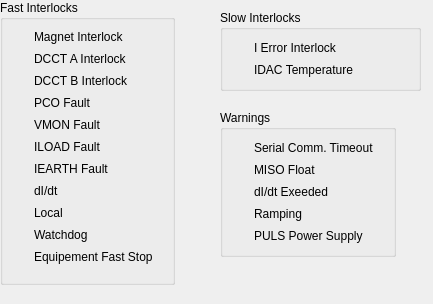
<?xml version="1.0" encoding="UTF-8"?>
<ui version="4.0">
 <class>DPC_FAULTS_WINDOW</class>
 <widget class="QDialog" name="DPC_FAULTS_WINDOW">
  <property name="geometry">
   <rect>
    <x>0</x>
    <y>0</y>
    <width>433</width>
    <height>304</height>
   </rect>
  </property>
  <property name="windowTitle">
   <string>DPC Faults</string>
  </property>
  <widget class="QGroupBox" name="groupBox">
   <property name="enabled">
    <bool>true</bool>
   </property>
   <property name="geometry">
    <rect>
     <x>0</x>
     <y>0</y>
     <width>175</width>
     <height>285</height>
    </rect>
   </property>
   <property name="title">
    <string>Fast Interlocks</string>
   </property>
   <property name="flat">
    <bool>false</bool>
   </property>
   <layout class="QHBoxLayout" name="horizontalLayout">
    <item>
     <layout class="QGridLayout" name="gridLayout">
      <property name="verticalSpacing">
       <number>6</number>
      </property>
      <item row="3" column="0">
       <widget class="QLabel" name="lblPCOInterlockLED">
        <property name="maximumSize">
         <size>
          <width>16</width>
          <height>16</height>
         </size>
        </property>
        <property name="text">
         <string/>
        </property>
        <property name="pixmap">
         <pixmap resource="../resources.qrc">:/resources/images/red-off.png</pixmap>
        </property>
        <property name="scaledContents">
         <bool>true</bool>
        </property>
       </widget>
      </item>
      <item row="7" column="1">
       <widget class="QLabel" name="label_7">
        <property name="enabled">
         <bool>true</bool>
        </property>
        <property name="sizeIncrement">
         <size>
          <width>1</width>
          <height>1</height>
         </size>
        </property>
        <property name="text">
         <string>dI/dt</string>
        </property>
       </widget>
      </item>
      <item row="7" column="0">
       <widget class="QLabel" name="lbldIdtInterlockLED">
        <property name="maximumSize">
         <size>
          <width>16</width>
          <height>16</height>
         </size>
        </property>
        <property name="text">
         <string/>
        </property>
        <property name="pixmap">
         <pixmap resource="../resources.qrc">:/resources/images/red-off.png</pixmap>
        </property>
        <property name="scaledContents">
         <bool>true</bool>
        </property>
       </widget>
      </item>
      <item row="4" column="0">
       <widget class="QLabel" name="lblVMONInterlockLED">
        <property name="maximumSize">
         <size>
          <width>16</width>
          <height>16</height>
         </size>
        </property>
        <property name="text">
         <string/>
        </property>
        <property name="pixmap">
         <pixmap resource="../resources.qrc">:/resources/images/red-off.png</pixmap>
        </property>
        <property name="scaledContents">
         <bool>true</bool>
        </property>
       </widget>
      </item>
      <item row="3" column="1">
       <widget class="QLabel" name="label_3">
        <property name="enabled">
         <bool>true</bool>
        </property>
        <property name="sizeIncrement">
         <size>
          <width>1</width>
          <height>1</height>
         </size>
        </property>
        <property name="text">
         <string>PCO Fault</string>
        </property>
       </widget>
      </item>
      <item row="6" column="0">
       <widget class="QLabel" name="lblIEARTHInterlockLED">
        <property name="maximumSize">
         <size>
          <width>16</width>
          <height>16</height>
         </size>
        </property>
        <property name="text">
         <string/>
        </property>
        <property name="pixmap">
         <pixmap resource="../resources.qrc">:/resources/images/red-off.png</pixmap>
        </property>
        <property name="scaledContents">
         <bool>true</bool>
        </property>
       </widget>
      </item>
      <item row="6" column="1">
       <widget class="QLabel" name="label_6">
        <property name="enabled">
         <bool>true</bool>
        </property>
        <property name="sizeIncrement">
         <size>
          <width>1</width>
          <height>1</height>
         </size>
        </property>
        <property name="text">
         <string>IEARTH Fault</string>
        </property>
       </widget>
      </item>
      <item row="4" column="1">
       <widget class="QLabel" name="label_4">
        <property name="enabled">
         <bool>true</bool>
        </property>
        <property name="sizeIncrement">
         <size>
          <width>1</width>
          <height>1</height>
         </size>
        </property>
        <property name="text">
         <string>VMON Fault</string>
        </property>
       </widget>
      </item>
      <item row="5" column="1">
       <widget class="QLabel" name="label_5">
        <property name="enabled">
         <bool>true</bool>
        </property>
        <property name="sizeIncrement">
         <size>
          <width>1</width>
          <height>1</height>
         </size>
        </property>
        <property name="text">
         <string>ILOAD Fault</string>
        </property>
       </widget>
      </item>
      <item row="5" column="0">
       <widget class="QLabel" name="lblILOADInterlockLED">
        <property name="maximumSize">
         <size>
          <width>16</width>
          <height>16</height>
         </size>
        </property>
        <property name="text">
         <string/>
        </property>
        <property name="pixmap">
         <pixmap resource="../resources.qrc">:/resources/images/red-off.png</pixmap>
        </property>
        <property name="scaledContents">
         <bool>true</bool>
        </property>
       </widget>
      </item>
      <item row="0" column="1">
       <widget class="QLabel" name="label_8">
        <property name="enabled">
         <bool>true</bool>
        </property>
        <property name="sizeIncrement">
         <size>
          <width>1</width>
          <height>1</height>
         </size>
        </property>
        <property name="text">
         <string>Magnet Interlock</string>
        </property>
       </widget>
      </item>
      <item row="0" column="0">
       <widget class="QLabel" name="lblMAGNETInterlockLED">
        <property name="maximumSize">
         <size>
          <width>16</width>
          <height>16</height>
         </size>
        </property>
        <property name="text">
         <string/>
        </property>
        <property name="pixmap">
         <pixmap resource="../resources.qrc">:/resources/images/red-off.png</pixmap>
        </property>
        <property name="scaledContents">
         <bool>true</bool>
        </property>
       </widget>
      </item>
      <item row="1" column="1">
       <widget class="QLabel" name="label_2">
        <property name="enabled">
         <bool>true</bool>
        </property>
        <property name="sizeIncrement">
         <size>
          <width>1</width>
          <height>1</height>
         </size>
        </property>
        <property name="text">
         <string>DCCT A Interlock</string>
        </property>
       </widget>
      </item>
      <item row="1" column="0">
       <widget class="QLabel" name="lblDCCTAInterlockLED">
        <property name="maximumSize">
         <size>
          <width>16</width>
          <height>16</height>
         </size>
        </property>
        <property name="text">
         <string/>
        </property>
        <property name="pixmap">
         <pixmap resource="../resources.qrc">:/resources/images/red-off.png</pixmap>
        </property>
        <property name="scaledContents">
         <bool>true</bool>
        </property>
       </widget>
      </item>
      <item row="2" column="1">
       <widget class="QLabel" name="label_9">
        <property name="enabled">
         <bool>true</bool>
        </property>
        <property name="sizeIncrement">
         <size>
          <width>1</width>
          <height>1</height>
         </size>
        </property>
        <property name="text">
         <string>DCCT B Interlock</string>
        </property>
       </widget>
      </item>
      <item row="2" column="0">
       <widget class="QLabel" name="lblDCCTBInterlockLED">
        <property name="maximumSize">
         <size>
          <width>16</width>
          <height>16</height>
         </size>
        </property>
        <property name="text">
         <string/>
        </property>
        <property name="pixmap">
         <pixmap resource="../resources.qrc">:/resources/images/red-off.png</pixmap>
        </property>
        <property name="scaledContents">
         <bool>true</bool>
        </property>
       </widget>
      </item>
      <item row="8" column="1">
       <widget class="QLabel" name="label_14">
        <property name="enabled">
         <bool>true</bool>
        </property>
        <property name="sizeIncrement">
         <size>
          <width>1</width>
          <height>1</height>
         </size>
        </property>
        <property name="text">
         <string>Local</string>
        </property>
       </widget>
      </item>
      <item row="8" column="0">
       <widget class="QLabel" name="lblLOCALInterlockLED">
        <property name="maximumSize">
         <size>
          <width>16</width>
          <height>16</height>
         </size>
        </property>
        <property name="text">
         <string/>
        </property>
        <property name="pixmap">
         <pixmap resource="../resources.qrc">:/resources/images/red-off.png</pixmap>
        </property>
        <property name="scaledContents">
         <bool>true</bool>
        </property>
       </widget>
      </item>
      <item row="9" column="1">
       <widget class="QLabel" name="label_15">
        <property name="enabled">
         <bool>true</bool>
        </property>
        <property name="sizeIncrement">
         <size>
          <width>1</width>
          <height>1</height>
         </size>
        </property>
        <property name="text">
         <string>Watchdog</string>
        </property>
       </widget>
      </item>
      <item row="9" column="0">
       <widget class="QLabel" name="lblWATCHDOGInterlockLED">
        <property name="maximumSize">
         <size>
          <width>16</width>
          <height>16</height>
         </size>
        </property>
        <property name="text">
         <string/>
        </property>
        <property name="pixmap">
         <pixmap resource="../resources.qrc">:/resources/images/red-off.png</pixmap>
        </property>
        <property name="scaledContents">
         <bool>true</bool>
        </property>
       </widget>
      </item>
      <item row="10" column="1">
       <widget class="QLabel" name="label_16">
        <property name="enabled">
         <bool>true</bool>
        </property>
        <property name="sizeIncrement">
         <size>
          <width>1</width>
          <height>1</height>
         </size>
        </property>
        <property name="text">
         <string>Equipement Fast Stop</string>
        </property>
       </widget>
      </item>
      <item row="10" column="0">
       <widget class="QLabel" name="lblESTOPInterlockLED">
        <property name="maximumSize">
         <size>
          <width>16</width>
          <height>16</height>
         </size>
        </property>
        <property name="text">
         <string/>
        </property>
        <property name="pixmap">
         <pixmap resource="../resources.qrc">:/resources/images/red-off.png</pixmap>
        </property>
        <property name="scaledContents">
         <bool>true</bool>
        </property>
       </widget>
      </item>
     </layout>
    </item>
   </layout>
  </widget>
  <widget class="QGroupBox" name="groupBox_2">
   <property name="geometry">
    <rect>
     <x>220</x>
     <y>10</y>
     <width>201</width>
     <height>81</height>
    </rect>
   </property>
   <property name="title">
    <string>Slow Interlocks</string>
   </property>
   <layout class="QVBoxLayout" name="verticalLayout">
    <item>
     <layout class="QGridLayout" name="gridLayout_2">
      <item row="1" column="0">
       <widget class="QLabel" name="lblTEMPERATUREInterlockLED">
        <property name="maximumSize">
         <size>
          <width>16</width>
          <height>16</height>
         </size>
        </property>
        <property name="text">
         <string/>
        </property>
        <property name="pixmap">
         <pixmap resource="../resources.qrc">:/resources/images/red-off.png</pixmap>
        </property>
        <property name="scaledContents">
         <bool>true</bool>
        </property>
       </widget>
      </item>
      <item row="0" column="0">
       <widget class="QLabel" name="lblERRORInterlockLED">
        <property name="maximumSize">
         <size>
          <width>16</width>
          <height>16</height>
         </size>
        </property>
        <property name="text">
         <string/>
        </property>
        <property name="pixmap">
         <pixmap resource="../resources.qrc">:/resources/images/red-off.png</pixmap>
        </property>
        <property name="scaledContents">
         <bool>true</bool>
        </property>
       </widget>
      </item>
      <item row="0" column="1">
       <widget class="QLabel" name="label_10">
        <property name="enabled">
         <bool>true</bool>
        </property>
        <property name="sizeIncrement">
         <size>
          <width>1</width>
          <height>1</height>
         </size>
        </property>
        <property name="text">
         <string>I Error Interlock</string>
        </property>
       </widget>
      </item>
      <item row="1" column="1">
       <widget class="QLabel" name="label_11">
        <property name="enabled">
         <bool>true</bool>
        </property>
        <property name="sizeIncrement">
         <size>
          <width>1</width>
          <height>1</height>
         </size>
        </property>
        <property name="text">
         <string>IDAC Temperature</string>
        </property>
       </widget>
      </item>
     </layout>
    </item>
   </layout>
  </widget>
  <widget class="QGroupBox" name="groupBox_3">
   <property name="geometry">
    <rect>
     <x>220</x>
     <y>110</y>
     <width>176</width>
     <height>147</height>
    </rect>
   </property>
   <property name="title">
    <string>Warnings</string>
   </property>
   <layout class="QVBoxLayout" name="verticalLayout_2">
    <item>
     <layout class="QGridLayout" name="gridLayout_3">
      <item row="2" column="0">
       <widget class="QLabel" name="lbldIdtWarningLED">
        <property name="maximumSize">
         <size>
          <width>16</width>
          <height>16</height>
         </size>
        </property>
        <property name="text">
         <string/>
        </property>
        <property name="pixmap">
         <pixmap resource="../resources.qrc">:/resources/images/red-off.png</pixmap>
        </property>
        <property name="scaledContents">
         <bool>true</bool>
        </property>
       </widget>
      </item>
      <item row="1" column="0">
       <widget class="QLabel" name="lblMISOFLOATWarningLED">
        <property name="maximumSize">
         <size>
          <width>16</width>
          <height>16</height>
         </size>
        </property>
        <property name="text">
         <string/>
        </property>
        <property name="pixmap">
         <pixmap resource="../resources.qrc">:/resources/images/red-off.png</pixmap>
        </property>
        <property name="scaledContents">
         <bool>true</bool>
        </property>
       </widget>
      </item>
      <item row="2" column="1">
       <widget class="QLabel" name="label_13">
        <property name="enabled">
         <bool>true</bool>
        </property>
        <property name="sizeIncrement">
         <size>
          <width>1</width>
          <height>1</height>
         </size>
        </property>
        <property name="text">
         <string>dI/dt Exeeded</string>
        </property>
       </widget>
      </item>
      <item row="0" column="0">
       <widget class="QLabel" name="lblTTYTimeOutWarningLED">
        <property name="maximumSize">
         <size>
          <width>16</width>
          <height>16</height>
         </size>
        </property>
        <property name="text">
         <string/>
        </property>
        <property name="pixmap">
         <pixmap resource="../resources.qrc">:/resources/images/red-off.png</pixmap>
        </property>
        <property name="scaledContents">
         <bool>true</bool>
        </property>
       </widget>
      </item>
      <item row="0" column="1">
       <widget class="QLabel" name="label_12">
        <property name="enabled">
         <bool>true</bool>
        </property>
        <property name="sizeIncrement">
         <size>
          <width>1</width>
          <height>1</height>
         </size>
        </property>
        <property name="text">
         <string>Serial Comm. Timeout</string>
        </property>
       </widget>
      </item>
      <item row="1" column="1">
       <widget class="QLabel" name="label_17">
        <property name="enabled">
         <bool>true</bool>
        </property>
        <property name="sizeIncrement">
         <size>
          <width>1</width>
          <height>1</height>
         </size>
        </property>
        <property name="text">
         <string>MISO Float</string>
        </property>
       </widget>
      </item>
      <item row="3" column="0">
       <widget class="QLabel" name="lblRAMPWarningLED">
        <property name="maximumSize">
         <size>
          <width>16</width>
          <height>16</height>
         </size>
        </property>
        <property name="text">
         <string/>
        </property>
        <property name="pixmap">
         <pixmap resource="../resources.qrc">:/resources/images/red-off.png</pixmap>
        </property>
        <property name="scaledContents">
         <bool>true</bool>
        </property>
       </widget>
      </item>
      <item row="3" column="1">
       <widget class="QLabel" name="label_18">
        <property name="enabled">
         <bool>true</bool>
        </property>
        <property name="sizeIncrement">
         <size>
          <width>1</width>
          <height>1</height>
         </size>
        </property>
        <property name="text">
         <string>Ramping</string>
        </property>
       </widget>
      </item>
      <item row="4" column="1">
       <widget class="QLabel" name="label_1">
        <property name="enabled">
         <bool>true</bool>
        </property>
        <property name="sizeIncrement">
         <size>
          <width>1</width>
          <height>1</height>
         </size>
        </property>
        <property name="text">
         <string>PULS Power Supply</string>
        </property>
       </widget>
      </item>
      <item row="4" column="0">
       <widget class="QLabel" name="lblPULSWarningLED">
        <property name="maximumSize">
         <size>
          <width>16</width>
          <height>16</height>
         </size>
        </property>
        <property name="text">
         <string/>
        </property>
        <property name="pixmap">
         <pixmap resource="../resources.qrc">:/resources/images/red-off.png</pixmap>
        </property>
        <property name="scaledContents">
         <bool>true</bool>
        </property>
       </widget>
      </item>
     </layout>
    </item>
   </layout>
  </widget>
 </widget>
 <resources>
  <include location="../resources.qrc"/>
 </resources>
 <connections/>
</ui>
